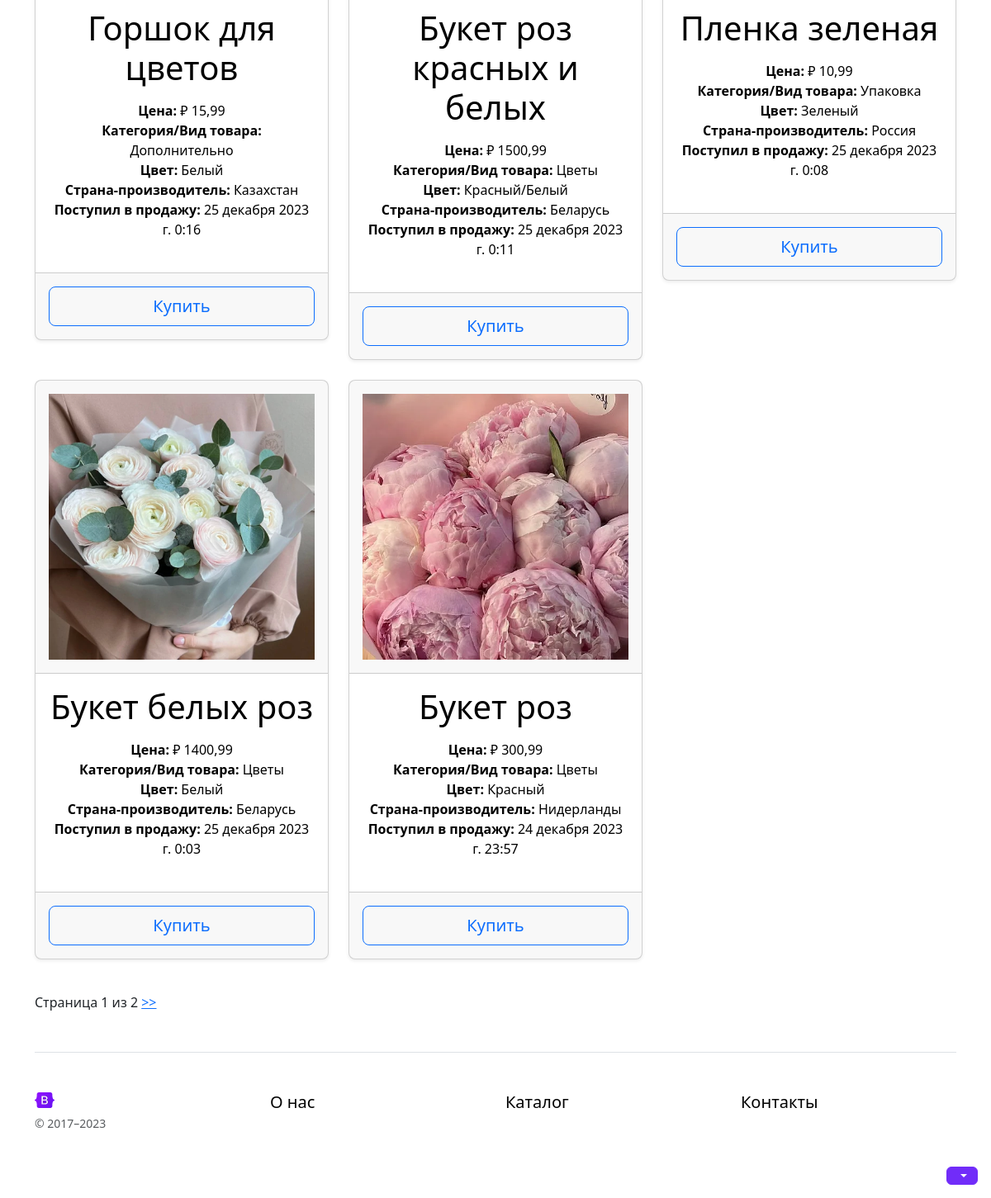
/goods/ (lower part), run on an earlier commit of the app's database.
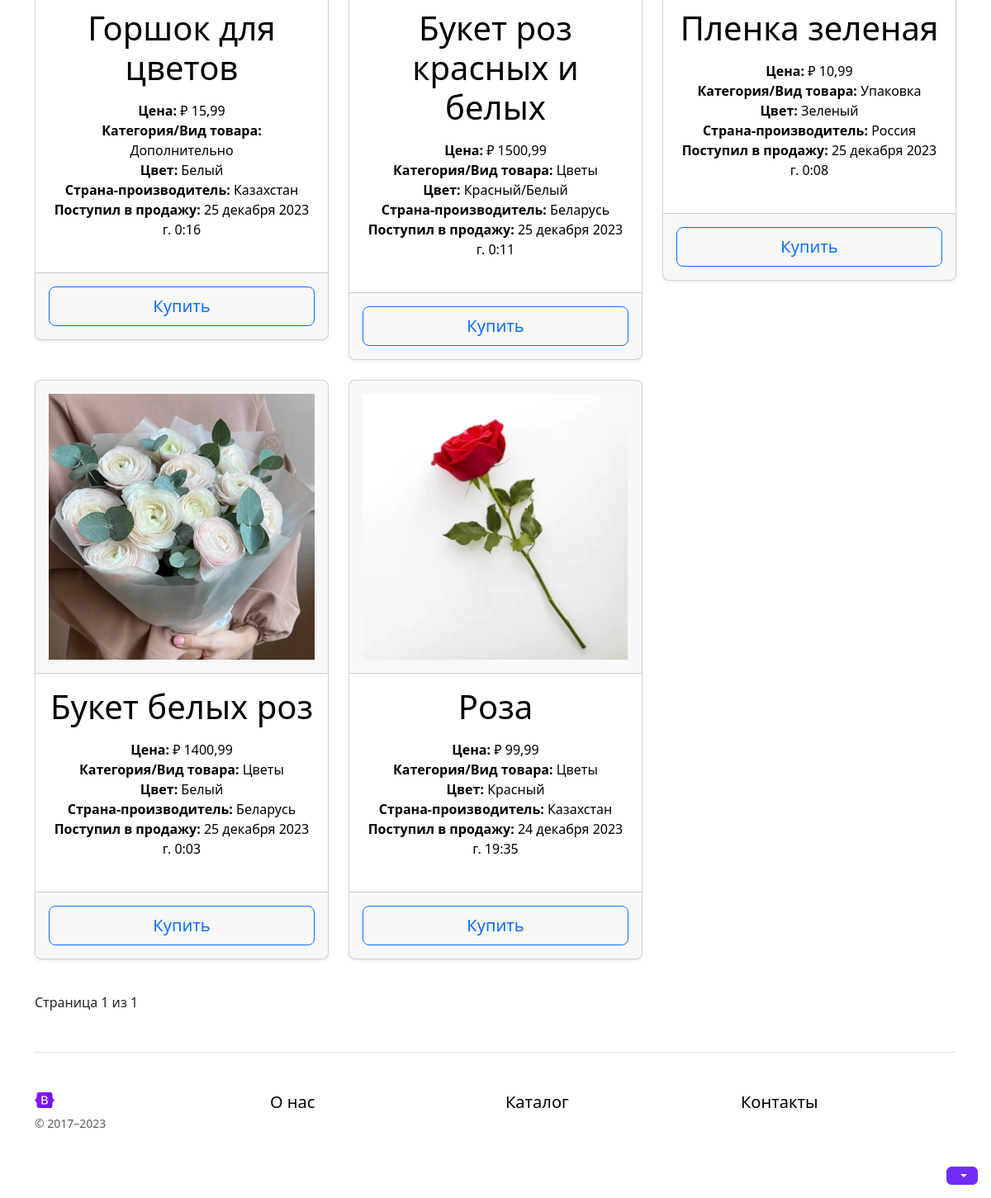
And on a later commit of the database.
### goods/models.py (models this page shows)
class Goods(NameMixin, models.Model):
    added = models.DateTimeField(auto_now_add=True,
                                 verbose_name="Дата добавления")
    photo = models.ImageField(verbose_name="Фото")
    price = models.DecimalField(max_digits=10,
                                decimal_places=2,
                                verbose_name="Цена")
    origin = models.ForeignKey(
        "Country",
        on_delete=models.CASCADE,
        verbose_name="Страна-производитель",
    )
    color = models.ForeignKey(
        "Color",
        on_delete=models.CASCADE,
        verbose_name="Цвет",
    )
    category = models.ForeignKey(
        "Category",
        on_delete=models.CASCADE,
        verbose_name="Категория / Вид товара",
    )
    present = models.BooleanField(null=False,
                                  default=True,
                                  verbose_name="В наличии")
    def get_absolute_url(self):
        return reverse('goods-detail', kwargs={"pk": self.id})
    class Meta:
        verbose_name = "Товар"
        verbose_name_plural = "Товары"

class Category(NameMixin, models.Model):
    class Meta:
        verbose_name = "Категория/Вид товара"
        verbose_name_plural = "Категории/Виды товаров"

class Color(NameMixin, models.Model):
    class Meta:
        verbose_name = "Цвет"
        verbose_name_plural = "Цвета"

class Country(NameMixin, models.Model):
    class Meta:
        verbose_name = "Страна"
        verbose_name_plural = "Страны"

### goods/views.py (the view)
# urls.py: path("goods/", GoodsListView.as_view(), name="goods-list"),
class GoodsListView(ListView):
    model = Goods
    paginate_by = 5
    def get_queryset(self):
        category = self.request.GET.get("category")
        order_by = self.request.GET.get("order_by")
        queryset = super().get_queryset().order_by("-added").filter(present=True)
        if order_by and order_by != "--":
            if order_by == 'price':
                queryset = queryset.order_by(order_by)
            else:
                assert(order_by=='category' or order_by=='origin')
                queryset = queryset.order_by(order_by+"__name")
        if category:
            queryset = queryset.filter(category_id=category)
        return queryset
    def get_context_data(self, **kwargs):
        context_data = super().get_context_data(**kwargs)
        if self.request.GET:
            context_data["sort_filter_form"] = GoodsSortFilterForm(self.request.GET)
        else:
            context_data["sort_filter_form"] = GoodsSortFilterForm()
        return context_data

### general/models.py (called while the page is built)
    def __str__(self):
        return self.name

### goods/forms.py (called while the page is built)
def get_choices():
    choices = [(k, v) for k, v in CHOICES_DICT.items()]
    return choices

### goods/templates/goods/goods_list.html (shortened to what this page needs)
{% extends 'general/parts/base.html' %}
{% load static %}
{% block content %}
<main>
    <div class="row row-cols-1 row-cols-md-3 mb-3 text-center">
        {% for object in page_obj %}
        <div class="col">
            <div class="card mb-4 rounded-3 shadow-sm">
                <a class="n-text-decoration-none" href="{{ object.get_absolute_url }}">
                    <div class="card-header py-3">
                        <h4 class="my-0 fw-normal"><img class="w-100" src="{{ object.photo.url }}"
                                                        alt="{{ object.name }}"/></h4>
                    </div>
                    <div class="card-body">
                        <h1 class="card-title pricing-card-title">{{ object.name }}</h1>
                        <ul class="list-unstyled mt-3 mb-4">
                            <li><span class="fw-bold">Цена: </span>&#8381; {{ object.price }}</li>
                            <li><span class="fw-bold">Категория/Вид товара: </span>{{ object.category }}</li>
                            <li><span class="fw-bold">Цвет: </span>{{ object.color }}</li>
                            <li><span class="fw-bold">Страна-производитель: </span>{{ object.origin }}</li>
                            <li><span class="fw-bold">Поступил в продажу: </span>{{ object.added }}</li>
                        </ul>
                    </div>
                </a>
                <div class="card-footer py-3">
                    <button type="button" class="w-100 btn btn-lg btn-outline-primary">Купить</button>
                </div>
            </div>
        </div>
        {% empty %}
        <div class="display-6 text-center mb-4">Нет товаров.</div>
        {% endfor %}
    </div>
    {% include 'general/parts/pagination.html' %}
</main>
{% endblock %}

### general/templates/general/parts/base.html
{% load static %}
{% include 'general/parts/header.html' %}
{% block content %}
{% endblock %}
{% include 'general/parts/footer.html' %}

### general/templates/general/parts/header.html (shortened to what this page needs)
{% load static %}
<!doctype html>
<html lang="en" data-bs-theme="auto">
<head>
    <link rel="stylesheet" href="https://cdn.jsdelivr.net/npm/@docsearch/css@3">
    <link href="{% static 'general/css/bootstrap.min.css' %}" rel="stylesheet">
    <link href="{% static 'general/css/style.css' %}" rel="stylesheet">
    <link href="{% static 'general/css/sign-in.css' %}" rel="stylesheet">
</head>
<body>
<div class="dropdown position-fixed bottom-0 end-0 mb-3 me-3 bd-mode-toggle">
    <button class="btn btn-bd-primary py-2 dropdown-toggle d-flex align-items-center"
            id="bd-theme"
            type="button"
            aria-expanded="false"
            data-bs-toggle="dropdown"
            aria-label="Toggle theme (auto)">
    </button>
</div>
<div class="container py-3">

### general/templates/general/parts/h.html (shortened to what this page needs)
{% load static %}

### general/templates/general/parts/pagination.html (shortened to what this page needs)
<nav class="pagination">
    <span class="step-links">
        <span class="current">
            Страница {{ page_obj.number }} из {{ page_obj.paginator.num_pages }}
        </span>
        {% if page_obj.has_next %}
            <a href="?page={{ page_obj.next_page_number }}"> >> </a>
        {% endif %}
    </span>
</nav>

### general/templates/general/parts/footer.html (shortened to what this page needs)
{% load static %}
<footer class="pt-4 my-md-5 pt-md-5 border-top">
    <div class="row">
        <div class="col-12 col-md">
            <img class="mb-2" src="{% static 'companies/img/logo.svg' %}" alt="" width="24" height="19">
            <small class="d-block mb-3 text-body-secondary">&copy; 2017–2023</small>
        </div>
        <div class="col-6 col-md">
            <h5><a class="me-3 py-2 link-body-emphasis text-decoration-none" href="{% url 'about' %}">О нас</a></h5>
        </div>
        <div class="col-6 col-md">
            <h5><a class="me-3 py-2 link-body-emphasis text-decoration-none" href="{% url 'goods-list' %}">Каталог</a></h5>
        </div>
        <div class="col-6 col-md">
            <h5><a class="me-3 py-2 link-body-emphasis text-decoration-none" href="{% url 'contacts' %}">Контакты</a></h5>
        </div>
    </div>
</footer>
</div>
</body>
</html>

### general/static/general/css/style.css (style rules this page uses)
.n-text-decoration-none { color: black; text-decoration: none; }

### general/static/general/css/sign-in.css (style rules this page uses)
html, body { height: 100%; }

### general/templates/general/parts/header.html (style rules this page uses)
.btn-bd-primary { --bd-violet-bg: #712cf9; --bd-violet-rgb: 112.520718, 44.062154, 249.437846; --bs-btn-font-weight: 600; --bs-btn-color: var(--bs-white); --bs-btn-bg: var(--bd-violet-bg); --bs-btn-border-color: var(--bd-violet-bg); --bs-btn-hover-color: var(--bs-white); --bs-btn-hover-bg: #6528e0; --bs-btn-hover-border-color: #6528e0; --bs-btn-focus-shadow-rgb: var(--bd-violet-rgb); --bs-btn-active-color: var(--bs-btn-hover-color); --bs-btn-active-bg: #5a23c8; --bs-btn-active-border-color: #5a23c8; }
.bd-mode-toggle { z-index: 1500; }

What changed in the data, as far as the page shows it:
no longer on this page (row edited): Goods: photo (picture), name "Букет роз", price "300,99", category "Цветы", color "Красный", origin "Нидерланды", added "24 декабря 2023 г. 23:57"
now on this page (row unchanged): Goods: photo (picture), name "Роза", price "99,99", category "Цветы", color "Красный", origin "Казахстан", added "24 декабря 2023 г. 19:35"
Also different on the page:
{{ page_obj.paginator.num_pages }}: "2" → "1"
